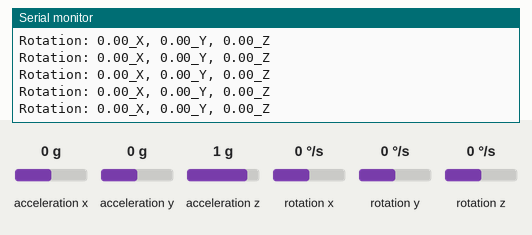
Bench run of a sketch on a simulated Arduino Uno, built with avr-gcc and run on an emulated ATmega328P. Parts: the last lines printed to the serial monitor. The test bench sets the inputs (shaded band); at power-on: rotation x 0 °/s, rotation y 0 °/s, rotation z 0 °/s, acceleration x 0 g, acceleration y 0 g, acceleration z 1 g.

Above: at 1.2 s.
1.3 s: rotation x set to -192 °/s
At 1.51 s:
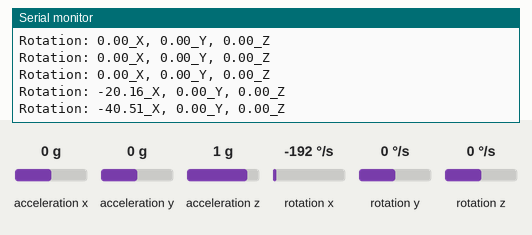
2.8 s: rotation y set to -192 °/s
At 2.88 s:
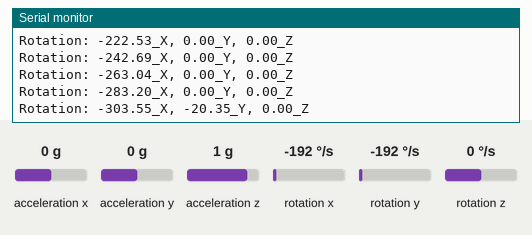
4.3 s: rotation z set to -192 °/s
At 4.35 s:
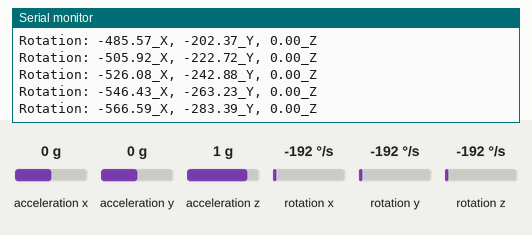
Timing chart, 0 to 7.3 s (numbered marks = the images above; inputs shaded):
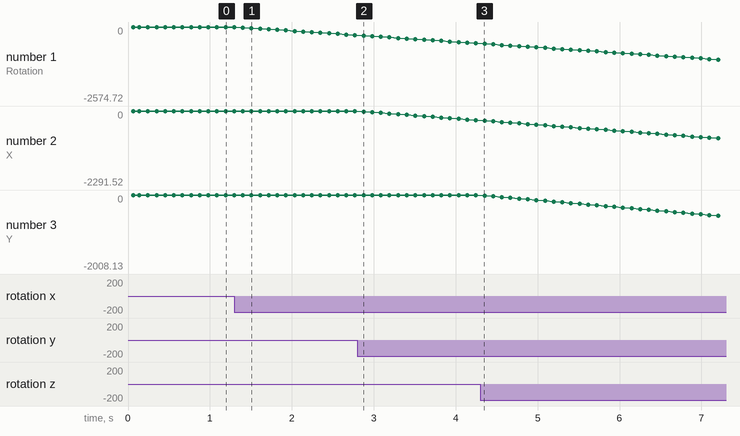

The sketch:

mpu6050.ino
```cpp
#include <Wire.h>
#include <MPU6050.h>

MPU6050 mpu;

// Variables para la integración
double gyro_x, gyro_y, gyro_z;
double angle_x, angle_y, angle_z;
unsigned long prev_time;

void setup() {
  Serial.begin(9600);
  Wire.begin();
  mpu.initialize();

  Serial.println("Testing MPU6050 connections...");
  Serial.println(mpu.testConnection() ? "MPU6050 connection successful" : "MPU6050 connection failed");

  // Inicializar variables de integración
  gyro_x = 0;
  gyro_y = 0;
  gyro_z = 0;
  angle_x = 0;
  angle_y = 0;
  angle_z = 0;
  prev_time = millis();
}

void loop() {
  int16_t ax, ay, az, gx, gy, gz;

  mpu.getMotion6(&ax, &ay, &az, &gx, &gy, &gz);

  // Convertir los valores de velocidad angular de los ejes x, y, z a grados por segundo
  double gx_deg = gx / 131.0;
  double gy_deg = gy / 131.0;
  double gz_deg = gz / 131.0;

  // Obtener el tiempo transcurrido desde la última iteración
  unsigned long curr_time = millis();
  double elapsed_time = (curr_time - prev_time) / 1000.0;

  // Integrar los valores de velocidad angular para obtener los ángulos de rotación
  angle_x += gx_deg * elapsed_time;
  angle_y += gy_deg * elapsed_time;
  angle_z += gz_deg * elapsed_time;

  // Actualizar las variables de velocidad angular
  gyro_x = gx_deg;
  gyro_y = gy_deg;
  gyro_z = gz_deg;
  prev_time = curr_time;

  // Imprimir los ángulos de rotación en grados
  Serial.print("Rotation: ");
  Serial.print(angle_x);
  Serial.print("_X, ");
  Serial.print(angle_y);
  Serial.print("_Y, ");
  Serial.print(angle_z);
  Serial.println("_Z");

  delay(100);  // Pequeña espera para que la salida por el puerto serie no sea muy rápida
}
```

Measured:
- after the input at 1.3 s, the serial monitor: prints a new line after 0.10 s (image 1)
- after the input at 2.8 s, the serial monitor: prints a new line after 0.08 s (image 2)
- plotted number 1: 0 → -283.2 after the input at 1.3 s, -283.2 → -566.59 after the input at 2.8 s
- plotted number 2: 0 → -283.39 after the input at 2.8 s
